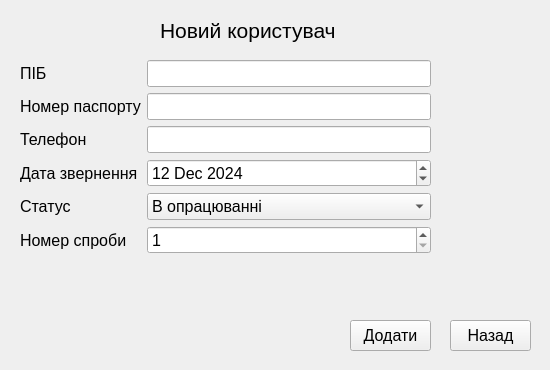
<?xml version="1.0" encoding="UTF-8"?>
<ui version="4.0">
 <class>AddUser</class>
 <widget class="QWidget" name="AddUser">
  <property name="geometry">
   <rect>
    <x>0</x>
    <y>0</y>
    <width>550</width>
    <height>370</height>
   </rect>
  </property>
  <property name="minimumSize">
   <size>
    <width>550</width>
    <height>370</height>
   </size>
  </property>
  <property name="maximumSize">
   <size>
    <width>550</width>
    <height>370</height>
   </size>
  </property>
  <property name="font">
   <font>
    <pointsize>12</pointsize>
   </font>
  </property>
  <property name="windowTitle">
   <string>Додати нового користувача</string>
  </property>
  <widget class="QLabel" name="label">
   <property name="geometry">
    <rect>
     <x>160</x>
     <y>10</y>
     <width>191</width>
     <height>41</height>
    </rect>
   </property>
   <property name="font">
    <font>
     <pointsize>16</pointsize>
    </font>
   </property>
   <property name="text">
    <string>Новий користувач</string>
   </property>
  </widget>
  <widget class="QWidget" name="formLayoutWidget">
   <property name="geometry">
    <rect>
     <x>20</x>
     <y>60</y>
     <width>411</width>
     <height>221</height>
    </rect>
   </property>
   <layout class="QFormLayout" name="formLayout">
    <item row="0" column="0">
     <widget class="QLabel" name="label_2">
      <property name="font">
       <font>
        <pointsize>12</pointsize>
       </font>
      </property>
      <property name="text">
       <string>ПІБ</string>
      </property>
     </widget>
    </item>
    <item row="0" column="1">
     <widget class="QLineEdit" name="lineEditPIB">
      <property name="font">
       <font>
        <pointsize>12</pointsize>
       </font>
      </property>
     </widget>
    </item>
    <item row="1" column="0">
     <widget class="QLabel" name="label_3">
      <property name="font">
       <font>
        <pointsize>12</pointsize>
       </font>
      </property>
      <property name="text">
       <string>Номер паспорту</string>
      </property>
     </widget>
    </item>
    <item row="1" column="1">
     <widget class="QLineEdit" name="lineEditPassportID">
      <property name="font">
       <font>
        <pointsize>12</pointsize>
       </font>
      </property>
     </widget>
    </item>
    <item row="2" column="0">
     <widget class="QLabel" name="label_4">
      <property name="font">
       <font>
        <pointsize>12</pointsize>
       </font>
      </property>
      <property name="text">
       <string>Телефон</string>
      </property>
     </widget>
    </item>
    <item row="2" column="1">
     <widget class="QLineEdit" name="lineEditPhone">
      <property name="font">
       <font>
        <pointsize>12</pointsize>
       </font>
      </property>
     </widget>
    </item>
    <item row="3" column="0">
     <widget class="QLabel" name="label_5">
      <property name="font">
       <font>
        <pointsize>12</pointsize>
       </font>
      </property>
      <property name="text">
       <string>Дата звернення</string>
      </property>
     </widget>
    </item>
    <item row="3" column="1">
     <widget class="QDateEdit" name="dateEdit">
      <property name="font">
       <font>
        <pointsize>12</pointsize>
       </font>
      </property>
      <property name="dateTime">
       <datetime>
        <hour>6</hour>
        <minute>0</minute>
        <second>0</second>
        <year>2024</year>
        <month>12</month>
        <day>12</day>
       </datetime>
      </property>
     </widget>
    </item>
    <item row="4" column="0">
     <widget class="QLabel" name="label_6">
      <property name="font">
       <font>
        <pointsize>12</pointsize>
       </font>
      </property>
      <property name="text">
       <string>Статус</string>
      </property>
     </widget>
    </item>
    <item row="5" column="0">
     <widget class="QLabel" name="label_7">
      <property name="font">
       <font>
        <pointsize>12</pointsize>
       </font>
      </property>
      <property name="text">
       <string>Номер спроби</string>
      </property>
     </widget>
    </item>
    <item row="5" column="1">
     <widget class="QSpinBox" name="spinBoxAttempt">
      <property name="font">
       <font>
        <pointsize>12</pointsize>
       </font>
      </property>
      <property name="minimum">
       <number>1</number>
      </property>
     </widget>
    </item>
    <item row="4" column="1">
     <widget class="QComboBox" name="comboBoxStatus">
      <property name="font">
       <font>
        <pointsize>12</pointsize>
       </font>
      </property>
      <item>
       <property name="text">
        <string>В опрацюванні</string>
       </property>
      </item>
      <item>
       <property name="text">
        <string>Прийнято</string>
       </property>
      </item>
      <item>
       <property name="text">
        <string>Відхилено</string>
       </property>
      </item>
     </widget>
    </item>
   </layout>
  </widget>
  <widget class="QPushButton" name="pushButtonAccept">
   <property name="geometry">
    <rect>
     <x>350</x>
     <y>320</y>
     <width>81</width>
     <height>31</height>
    </rect>
   </property>
   <property name="font">
    <font>
     <pointsize>12</pointsize>
    </font>
   </property>
   <property name="text">
    <string>Додати</string>
   </property>
  </widget>
  <widget class="QPushButton" name="pushButtonBack">
   <property name="geometry">
    <rect>
     <x>450</x>
     <y>320</y>
     <width>81</width>
     <height>31</height>
    </rect>
   </property>
   <property name="font">
    <font>
     <pointsize>12</pointsize>
    </font>
   </property>
   <property name="text">
    <string>Назад</string>
   </property>
  </widget>
 </widget>
 <resources/>
 <connections/>
</ui>
